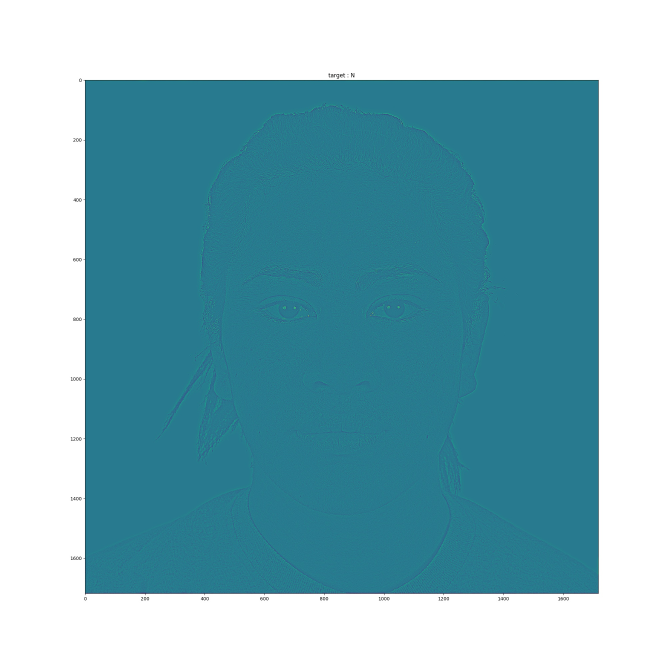
#> input picture dev/2019-07-12_pixel_fullfield.jpg, 2000 x 2000 px, given as the content of the folder ../data/ChicagoFacesData/, which was not available (shown at 1/3 size)
$ jupyter execute --allow-errors 2019-07-11_Marion_Tests_LogGabor.ipynb   (text cells are left out)
#> lines starting #> are read from the running program, lines starting #| are printed output that depends on the picture
### figures/main.py
"""Parameters setting

Serves for initializing/scanning system parameters:

  - **MNIST LeNet parameters**:
    - ``w``: MNIST snippet width
    - ``mean``: LeNet input mean
    - ``std``: LeNet input std

  - **WhereNet inputs**:
    - 2D input image
      - ``N_pic`` : image width
    - Background noise:
      - ``noise``
      - ``contrast``
      - ``sf_0``: median spatial frequency
      - ``B_sf``: bandwidth around central frequency
    - Target positioning:
      - ``offset_std``
      - ``offset_max``
    - Logpolar encoding:
      - ``N_theta``
      - ``N_azimuth``
      - ``N_eccentricity``
      - ``N_phase``
      - ``rho``

  - **WhereNet setup**:
    - Parameters:
      - ``bias_deconv``
      - ``p_dropout``
      - ``lr``: Learning rate
      - ``do_adam``
      - ``bn1_bn_momentum``
      - ``bn2_bn_momentum``
      - ``momentum``
    - Layers:
      - ``dim1``
      - ``dim2``

  - **Train/test**:
    - ``minibatch_size``
    - ``train_batch_size``
    - ``test_batch_size``
    - ``noise_batch_size``
    - ``epochs``
    - ``log_interval``: period with which we report results for the loss

  - **Computation**:
    - ``num_processes``
    - ``no_cuda``

  - **Others**:
    - ``verbose``
    - ``filename``
    - ``seed``
    - ``N_cv``
    - ``do_compute``

"""

import os
import numpy as np
import time
import easydict


def init(filename=None, verbose=1, log_interval=100, do_compute=True):
    if filename is None:
        do_recompute = True
        import datetime
        filename = '../data/' + datetime.datetime.now().date().isoformat()
        print('Using filename=', filename)
    else:
        do_recompute = False

    import json
    filename_json = filename + '_param.json'
    if os.path.isfile(filename_json) and not do_recompute:
        with open(filename_json, 'r') as fp:
            args = json.load(fp)
            args = easydict.EasyDict(args)

    else:
        args = easydict.EasyDict(
                                # MNIST
                                w=28,
                                minibatch_size=100, # batch size
                                train_batch_size=50000, # size of training set
                                test_batch_size=10000,  # size of testing set
                                noise_batch_size=1000,
                                mean=0.1307,
                                std=0.3081,
                                # display
                                N_pic = 128,
                                offset_std = 30, #
                                offset_max = 34, # 128//2 - 28//2 *1.41 = 64 - 14*1.4 = 64-20
                                noise=.75, #0 #
                                contrast=.7, #
                                sf_0=0.1,
                                B_sf=0.1,
                                # foveation
                                N_theta=6,
                                N_azimuth=24,
                                N_eccentricity=10,
                                N_phase=2,
                                rho=1.41,
                                # network
                                bias_deconv=True,
                                p_dropout=.0,
                                dim1=1000,
                                dim2=1000,
                                # training
                                lr=5e-3,  # Learning rate
                                do_adam=True,
                                bn1_bn_momentum=0.5,
                                bn2_bn_momentum=0.5,
                                momentum=0.3,
                                epochs=60,
                                # simulation
                                num_processes=1,
                                no_cuda=True,
                                log_interval=log_interval, # period with which we report results for the loss
                                verbose=verbose,
                                filename=filename,
                                seed=2019,
                                N_cv=10,
                                do_compute=do_compute,
                                )
        if filename == 'debug':
            args.filename = '../data/debug'
            args.train_batch_size = 100
            args.lr = 1e-2
            #args.noise = .5
            #args.contrast = .9
            #args.p_dropout = 0.
            args.epochs = 8
            args.test_batch_size = 20
            args.minibatch_size = 22
            #args.offset_std = 8
            args.N_cv = 2

        elif not do_recompute: # save if we want to keep the parameters
            with open(filename_json, 'w') as fp:
                json.dump(args, fp)

    return args

class MetaML:
    #from what import WhatNet
    #from where import Where as ML
    # [82 lines left out: functions __init__, test, protocol, scan, parameter_scan, not called in this run]

### dev/2019-07-11_Marion_Tests_LogGabor.ipynb
[cell 1]
import numpy as np
import matplotlib.pyplot as plt

import sys
sys.path.append("../figures")

#import SLIP for whitening and PIL for resizing
import SLIP
from display import pe
from LogGabor import LogGabor
import matplotlib.patches as patches

[cell 2]
from main import init
args = init(filename='../data/2019-07-08')
#args.N_pic = 128
args.N_eccentricity = 24
args

[cell 3]
# [7 lines left out: function affiche, not called in this run]

#> (a cell that did not finish here is left out)

[cell 5]
def creation_retina_dico():
    if args.verbose: print('Creation du dictionnaire de filtres en cours...')
    retina_dico = {}
    lg = LogGabor(pe=pe)
    i_theta = 0
    i_phase = 0
    i_azimuth = 0
    for i_eccentricity in range(args.N_eccentricity):
        filtre = local_filter_dico(i_theta, i_azimuth, i_eccentricity, i_phase, lg, N_X=args.N_pic, N_Y=args.N_pic)
        retina_dico[i_eccentricity] = np.ravel(filtre)
        if True :
            print(filtre.shape)
            # [5 lines of commented-out code are left out]
            plt.imshow(filtre)
            plt.title("filtre eccentricity"+str(i_eccentricity))
            plt.show()
    if args.verbose: print("Dico cree")
    if args.verbose: print("len finale", len(retina_dico))
    return retina_dico

#> (a cell that did not finish here is left out)

[cell 7]
from skimage import io
from PIL import Image
import numpy as np
import os
import matplotlib.pyplot as plt

[cell 8]
class EssaiChicagoFacesDataset:
    """Chicago Faces dataset."""

    def __init__(self, csv_file, root_dir):
        """
        Args:
            csv_file (string): Path to the csv file with annotations.
            root_dir (string): Directory with all the images.
        """
        self.root_dir = root_dir
        self.init_get_path_files()

    def init_get_path_files(self):
        self.list_files = []
        self.dic_sample = {}
        folder_directory = self.root_dir

        for path, subdirs, files in os.walk(folder_directory):
            for name in files:
                if name[-4:] == '.jpg':
                    #print(path, name)
                    self.list_files.append(os.path.join(path, name))
        # print(self.list_files)

    def __len__(self):
        return len(self.list_files)

    def __getitem__(self, idx):
        #img_name = os.path.join(self.root_dir, self.landmarks_frame.iloc[idx, 0])
#> called with idx = 0
        img_name = os.path.join(self.list_files[idx])
        #image = io.imread(img_name, as_gray=True)
        #image = np.load(img_name)
        #image = np.array(Image.open("../data/ChicagoFacesData/BM-021/CFD-BM-021-026-A.jpg"))
        image = np.array(Image.open(img_name))
#> image is the input picture: shape (2000, 2000, 3); mean R, G, B 127.2, 175.9, 187.8
        image = self.SquareCrop(image)
        name_image = self.list_files[idx][-28:-4]
        target = self.list_files[idx][-5:-4]
        if target == 'C' or target == 'O':
            target = self.list_files[idx][-6:-4]
        self.dic_sample[idx] = [name_image, image, target]
        return self.dic_sample[idx]

    def SquareCrop(self, image):
        h, w = image.shape[:2]
#> h = 2000; w = 2000
        dim = min(h, w)
#> dim = 2000
        image = image[h//2-dim//2:h//2+dim//2, w//2-dim//2:w//2+dim//2]
        return image

[cell 9]
faces_dataset = EssaiChicagoFacesDataset(csv_file='../data/ChicagoFacesData/CFD_2.0.3_Norming_Data_and_Codebook.csv',
                                    root_dir='../data/ChicagoFacesData/')

[cell 10]
index_image = np.random.randint(len(faces_dataset))

[cell 11]
print(index_image)
plt.gray() # l'image est déjà en niveaux de gris, c'est juste pour éviter d'avoir l'affichage entre bleu et jaune
plt.suptitle("target : " + faces_dataset[index_image][2], fontsize=12)
plt.title(faces_dataset[index_image][0], fontsize=8)
plt.imshow(faces_dataset[index_image][1])
plt.show()

[cell 12]
import matplotlib.patches as patches

fig = plt.figure(figsize=(20,20))
fig, ax = plt.subplots(figsize=(20,20))

plt.imshow(faces_dataset[index_image][1])


liste_x = []
liste_y = []
liste_r = []
liste_sf_0 = []

N_X = args.N_pic
N_Y = args.N_pic

for i_theta in range(args.N_theta):
    for i_phase in range(args.N_phase):
        for i_eccentricity in range(args.N_eccentricity):
            for i_azimuth in range(args.N_azimuth):
                ecc_max = 0.8 # 0.6  # initialement 0.8 # self.args.ecc_max  # gross. aptitude a grandir
                sf_0_r = 0.015  # initialement 0.03 # self.args.sf_0_r # gross. la "diminution" de taille pour les ecc moyennes
                #B_theta = np.pi / args.N_theta / 2  # self.args.B_theta
                #B_sf = 0.4 # initialement 0.4 # gross. le nombre de lobes
                sf_0_max = 0.45 # 0.05 # initialement 0.45 # gross. taille initiale

                ecc = ecc_max * (1 / args.rho) ** ((args.N_eccentricity - i_eccentricity*1)/3) # /3 ajouté
                r = np.sqrt(N_X ** 2 + N_Y ** 2) / 2 * ecc -30 # radius
                # [12 lines of commented-out code are left out]
                psi = (i_azimuth + 1 * (i_eccentricity % 2) * .5) * np.pi * 2 / args.N_azimuth
                #theta_ref = i_theta * np.pi / args.N_theta
                sf_0 = 0.5 * sf_0_r / ecc
                sf_0 = np.min((sf_0, sf_0_max))
                # TODO : find the good ref for this                print(sf_0)
                x = N_X / 2 + r * np.cos(psi)  # c'est bien le centre du filtre ?
                y = N_Y / 2 + r * np.sin(psi)  # c'est bien le centre du filtre ?
                #print("Pour i_eccentricity =", i_eccentricity, ' : x, y = ', int(x), int(y))

                liste_x.append(x)
                liste_y.append(y)
                liste_r.append(r)
                liste_sf_0.append(sf_0)


for i in range(len(liste_x)):
    circle = patches.Circle((liste_y[i],liste_x[i]), radius=1/liste_sf_0[i], color='r', fill=False)
    ax.add_patch(circle)

print(liste_x[0:100])
print(liste_y[0:100])
print(liste_sf_0[0:100])
print(len(liste_x))
ax.plot(liste_y, liste_x,'.', color='b')
plt.show()
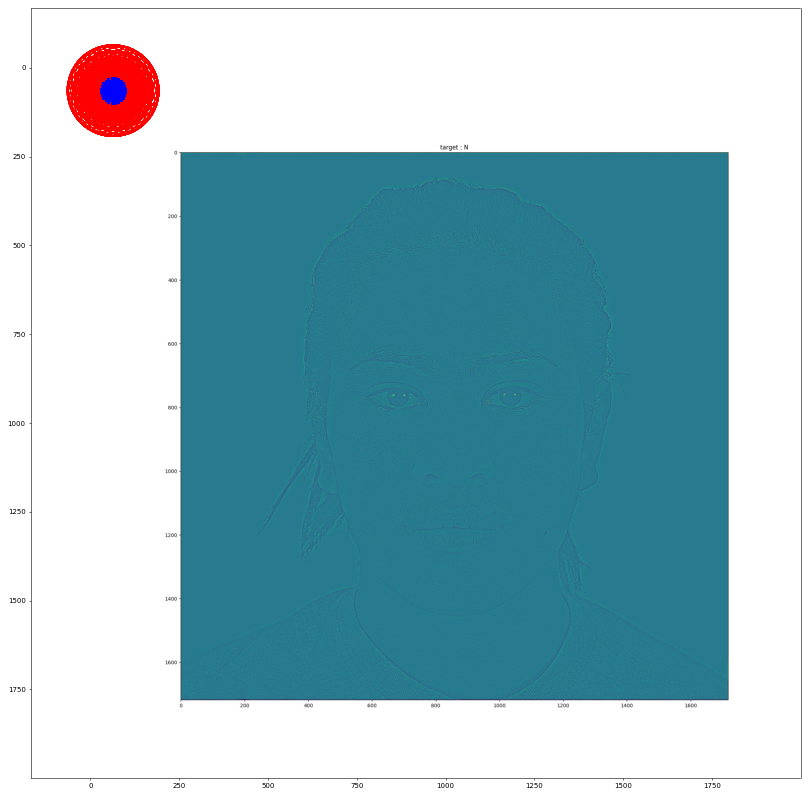
#> figure drawn by matplotlib, 1 panel


$ run again, on dev/filtre_eccentricity_0_20_20.jpg
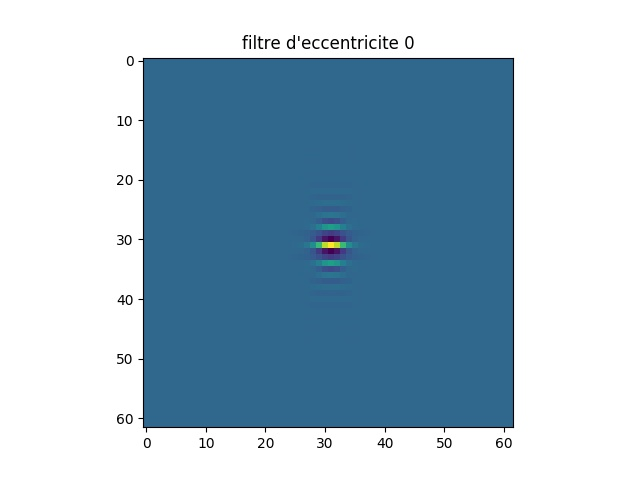
#> input picture dev/filtre_eccentricity_0_20_20.jpg, 640 x 480 px, given as the content of the folder ../data/ChicagoFacesData/, which was not available
#> in __getitem__, image is the input picture: shape (480, 640, 3); mean R, G, B 161.2, 185.7, 202
#> in SquareCrop, `image = image[h//2-dim//2:h//2+dim//2, w//2-dim//2:w//2+dim//2]`:
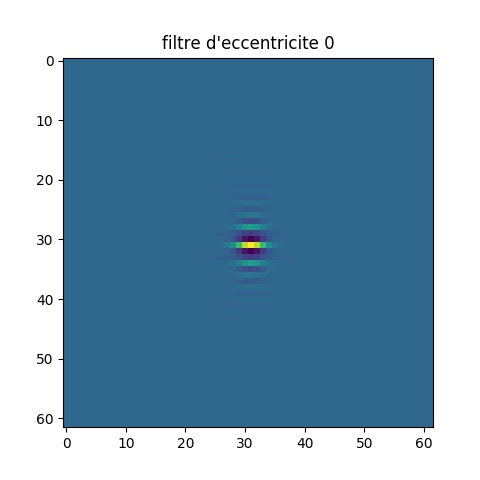
#> image: shape (480, 480, 3); mean of channels 0, 1, 2 129.9, 162.6, 184.3; drawn as R, G, B
#> `plt.show()`:
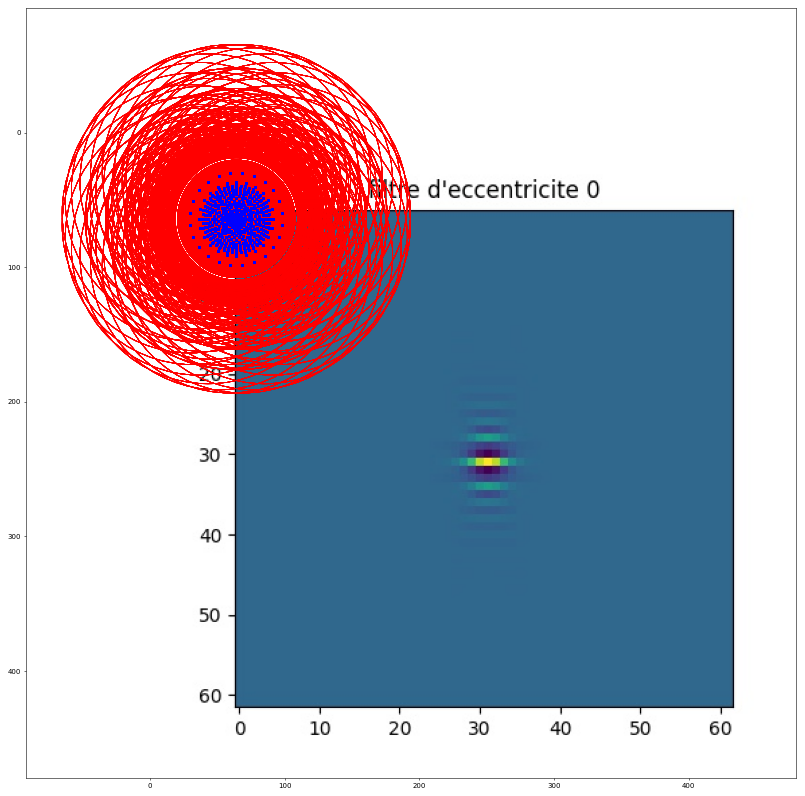
#> figure drawn by matplotlib, 1 panel

$ run again, on dev/filtre_eccentricity_0_24_10.jpg
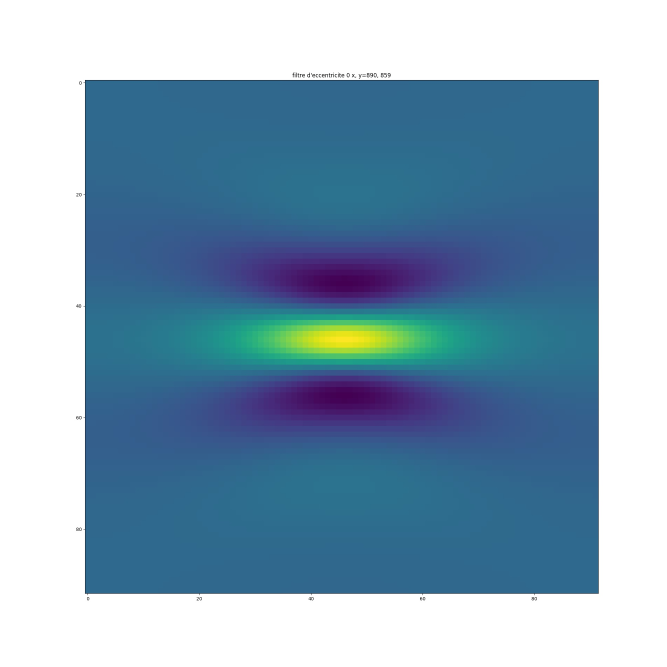
#> input picture dev/filtre_eccentricity_0_24_10.jpg, 2000 x 2000 px, given as the content of the folder ../data/ChicagoFacesData/, which was not available (shown at 1/3 size)
#> in __getitem__, image is the input picture: shape (2000, 2000, 3); mean R, G, B 133.9, 163.6, 185.1
#> `plt.show()`:
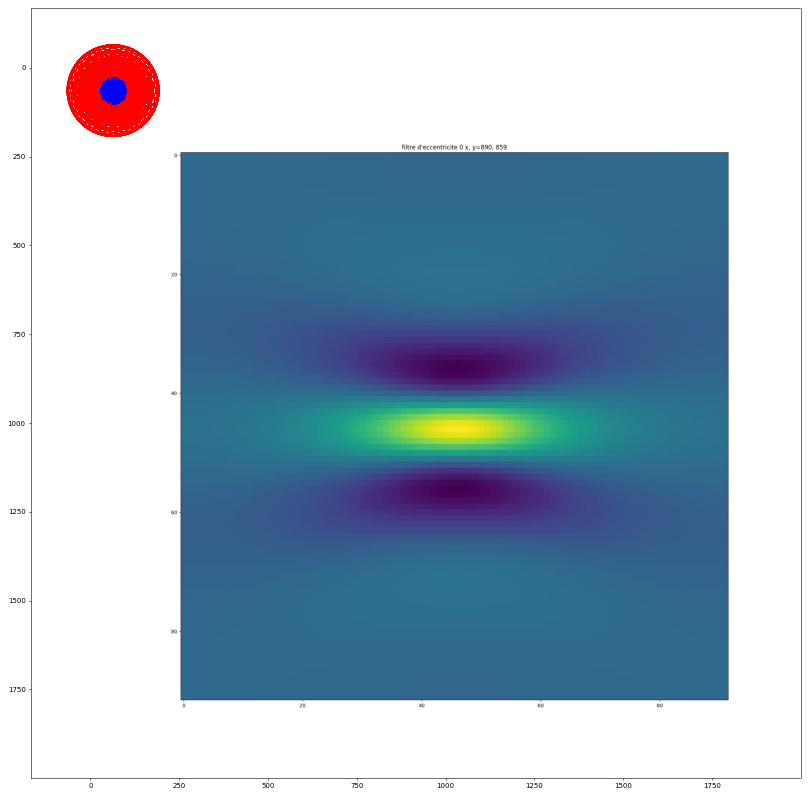
#> figure drawn by matplotlib, 1 panel
